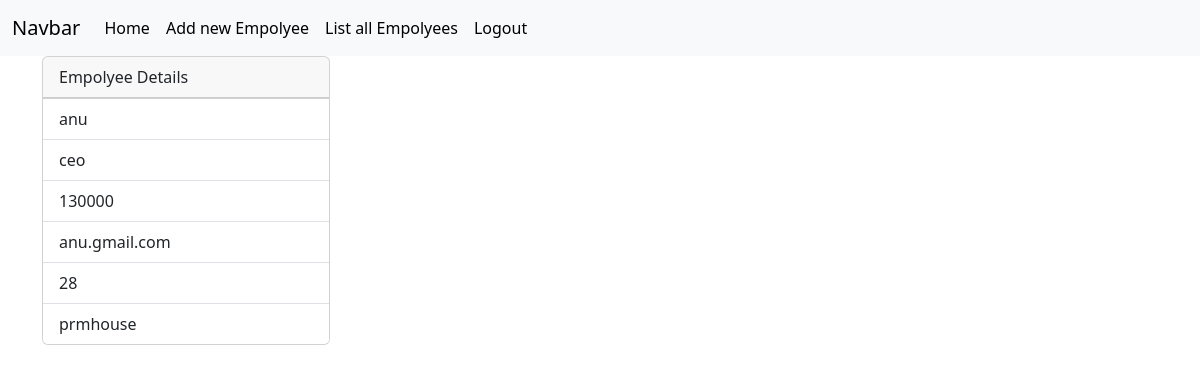
The page /empolyees/1 (signed in) on the database its author committed.
### crm/models.py (models this page shows, shortened)
class Empolyees(models.Model):
    name=models.CharField(max_length=200)
    department=models.CharField(max_length=200)
    salary=models.PositiveBigIntegerField()
    email=models.EmailField(unique=True)
    contact=models.CharField(null=True,max_length=200,blank=True)
    age=models.PositiveBigIntegerField()
    profile_pic=models.ImageField(upload_to="image",null=True,blank=True)
    dob=models.DateField(null=True,blank=True)

### crm/views.py (the view)
# urls.py: path('empolyees/<int:pk>',views.EmpolyeeDetailView.as_view(),name="emp-detail"),
@method_decorator(signin_required,name="dispatch")
class EmpolyeeDetailView(View):
    def get(self,request,*args,**kwargs):
        id=kwargs.get("pk")
        qs=Empolyees.objects.get(id=id)
        return render(request,"emp_detail.html",{"data":qs})

### crm/views.py (called while the page is built)
def signin_required(fn):
    def wrapper(request,*args,**kwargs):
        if not request.user.is_authenticated:
            messages.error(request,"invalid session")
            return redirect("signin")
        else:
            return fn(request,*args,**kwargs)
    return wrapper

### crm/templates/emp_detail.html (shortened to what this page needs)
{%extends 'base_page.html'%}
{%block body_block%}
<div class="container">
  <div class="div">
      <div class="card" style="width: 18rem;">
          <div class="card-header">
            Empolyee Details
          </div>
          <ul class="list-group list-group-flush">
            <li class="list-group-item">{{data.name}}</li>
            <li class="list-group-item">{{data.department}}</li>
            <li class="list-group-item">{{data.salary}}</li>
            <li class="list-group-item">{{data.email}}</li>
            <li class="list-group-item">{{data.age}}</li>
            <li class="list-group-item">{{data.contact}}</li>
          </ul>
        </div>
  </div>
</div>
{%endblock%}

### rows shown on the page
Empolyees: name "anu", department "ceo", salary "130000", email "anu.gmail.com", age "28", contact "prmhouse"
